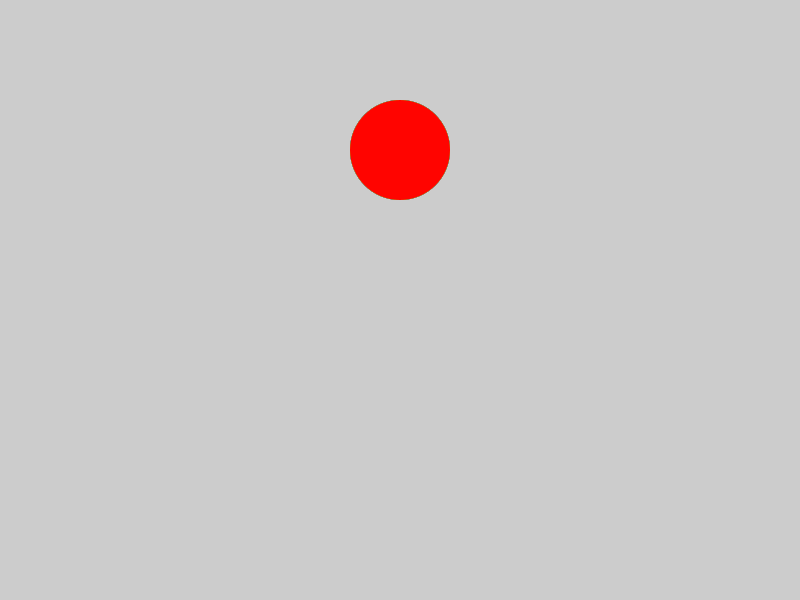
Frame 1 (no input)
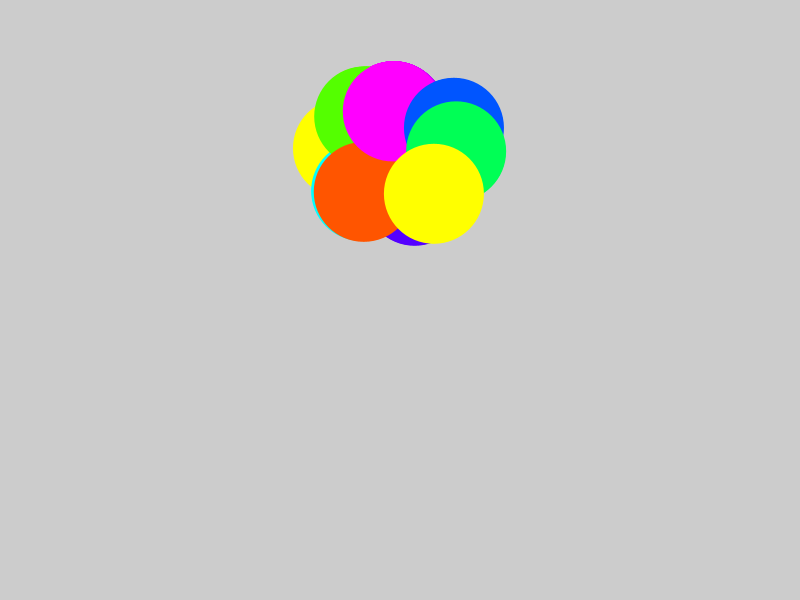
Frame 60 (the mouse pressed at the canvas centre just before this capture)
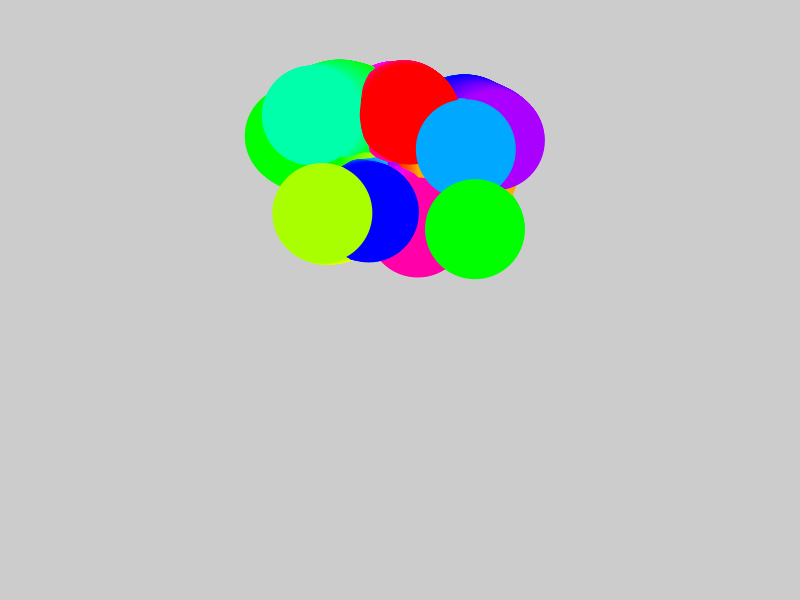
Frame 120 (the mouse held since frame 60 and released just before this capture)

The Processing sketch that drew these frames (run headless with seeded random() and noise(); from frame 60 on, the mouse is pressed at the canvas centre):

// Processing sketch: Wanderer
// ── Wanderer.pde
//declare variables
float  diam;
int count = 10;
PVector [] loc = new PVector [count];     //create array for loc, vel, and acc
PVector [] vel = new PVector [count];
PVector [] acc = new PVector [count];
int i =0;



void setup() {
  //set size of canvas
  size(800, 600);

  //initialize variables
  for (i =0; i<count; i++) {     //create a for statement for the array
    vel[i] = PVector .random2D();
    vel[i].mult(5);    

    loc[i] = new PVector (width/2, height/4);  

    diam = 100;
    noStroke(); 
    colorMode(HSB, 360, 100, 100, 100);  //change color mode
  }
}

void draw() {


  //draw background to cover previous frame



  for (i =0; i<count; i++) {
 
    
      fill((frameCount + 1000*i)%360,180,360);   //change the fill
    //draw ball
   
    
    
    ellipse(loc[i].x, loc[i].y, diam, diam);
    acc[i] =PVector .random2D();
    acc[i].mult(.1);


    //add velocity to position
    loc[i].add(vel[i]);

    vel[i].add(acc[i]); 
    vel[i].limit(1);




    //wrap the ball's position
    if (loc[i].x  >= width) {
      loc[i].x = 0;
    } else if (loc[i].x  <= 0) {
      loc[i].x = width;
    }
    if (loc[i].y  >= height) {
      loc[i].y =0;
    } else if (loc[i].y  <= 0) {
      loc[i].y = height ;
    }
  }
}
